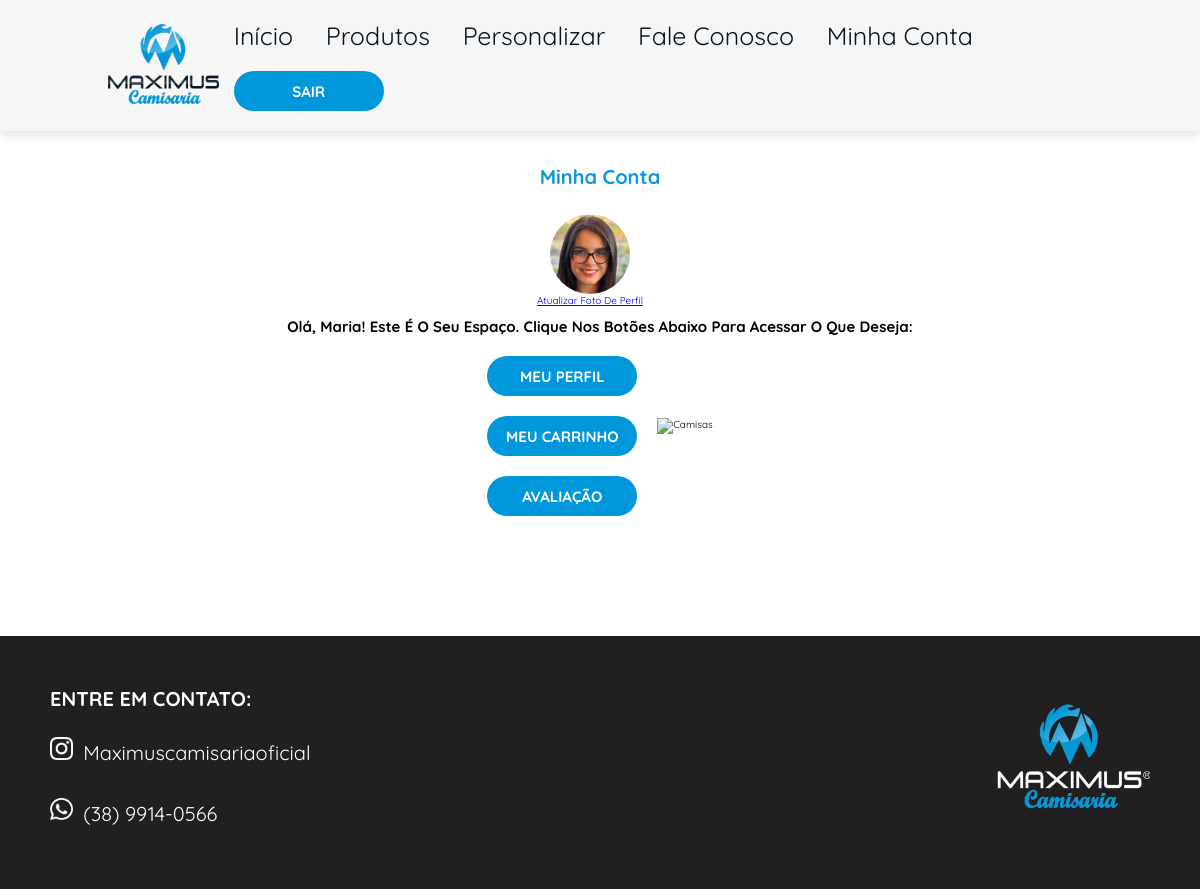
Page /minhaconta (signed in) on the committed database.
### loja/models.py (models this page shows)
class Usuario(database.Model, UserMixin):
    id = database.Column(database.Integer, primary_key=True)
    username = database.Column(database.String, nullable=False)
    userlastname = database.Column(database.String, nullable=False)
    email = database.Column(database.String, nullable=False, unique=True)
    senha = database.Column(database.String, nullable=False)
    cpf = database.Column(database.String(11), nullable=False, unique=True)
    endereco = database.Column(database.String, nullable=False)
    complemento = database.Column(database.String, nullable=False)
    cidade = database.Column(database.String, nullable=False)
    uf = database.Column(database.String(2), nullable=False)
    cep = database.Column(database.String(8), nullable=False)
    telefone = database.Column(database.String, nullable=False)
    foto_perfil = database.Column(database.String, default="default_profile.png")

### loja/routes.py (the view)
@app.route("/minhaconta")
@login_required
def minhaconta():
    return render_template("minhaconta.html", usuario=current_user)

### loja/models.py (called while the page is built)
@login_manager.user_loader
def load_usuario(id_usuario):
    return Usuario.query.get(int(id_usuario))

### loja/templates/minhaconta.html (shortened to what this page needs)
{% extends "perfil.html" %}
{% block style %}
<link rel="stylesheet" href="{{ url_for('static', filename='css/homepage.css') }}">
{% endblock %}
{% block main1 %}
<main>
    <div class="Subtitulo-base">
        <h1 class="subtitulo">Minha Conta</h1>
        <div>
            <div class="fotoperfil">
                <img class="perfil"
                     src="{{ url_for('static', filename='images/meuperfil/' ~ (usuario.foto_perfil if usuario.foto_perfil else 'default_profile.png')) }}"
                     alt="Foto de Perfil">
            <a class="Subtitulo-base" href="{{ url_for('atualizar_foto_perfil') }}">Atualizar Foto de Perfil</a>
            </div>
            <h1 class="texto">Olá, <strong>{{ current_user.username }}</strong>! Este é o seu espaço. Clique nos botões abaixo para acessar o que deseja:</h1>
        </div>
    </div>
{% endblock %}
{% block main2 %}
    <div class="botoes-e-logo">
        <div class="botoes">
            <a href="{{ url_for('visualizarDados') }}"><button class="botao1"><strong>MEU PERFIL</strong></button></a>
            <a href="{{ url_for('carrinho') }}"><button class="botao1"><strong>MEU CARRINHO</strong></button></a>
            <a href="#"><button class="botao1"><strong>AVALIAÇÃO</strong></button></a>
        </div>
        <div class="logo">
            <img src="{{ url_for('static', filename='images/homepage/camisas.jpg') }}" alt="camisas">
        </div>
    </div>
</main>
{% endblock %}

### loja/static/css/homepage.css (style rules this page uses)
:root { --azulclaro: #0098db; --azulescuro: #041521; --branco: #f6f6f6; --azulbotao: #00008B; --logoescura: #211f20; }
* { margin: 0; padding: 0; box-sizing: border-box; font-family: "Quicksand", sans-serif; outline: none; border: none; text-transform: capitalize; transition: .2s linear; }
html { font-size: 62.5%; scroll-behavior: smooth; scroll-padding-top: 6rem; overflow-x: hidden; }
main { padding-top: 8px; margin-bottom: 12rem; display: flex; flex-direction: column; align-items: center; text-align: center; }
.botao1 { background-color:var(--azulclaro) ; width: 15rem; height: 4rem; border: none; font-family: 'Quicksand', sans-serif; font-size: 15px; color: white; border-radius: 20px; margin-top: 2rem; }
.subtitulo { padding: 5px; font-family: "Quicksand", sans-serif; color:#0b99db; display: flex; justify-content: center; height: 70; margin-top: 2rem; margin-bottom: 2rem; }
.texto { text-align: center; margin-top: 10px; font-size: 15px }
.botoes-e-logo { display: grid; grid-template-columns: auto auto; grid-gap: 20px; align-items: center; }
.botoes { display: flex; flex-direction: column; }
.logo img { width:150px; }
.Subtitulo-base { display: flex; flex-direction: column; }
.fotoperfil { display: flex; flex-direction: column; align-items: center; margin-right: 20px; }
.perfil { border-radius: 50%; width: 80px; height: 80px; object-fit: cover; display: flex; }

### rows in the picture
Usuario: foto_perfil (picture), username "Maria"
